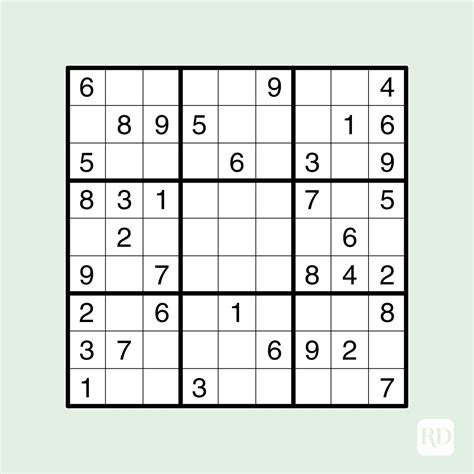
#> input picture test-data/puzzle2.jpg, 474 x 474 px
$ python main.py
#> lines starting #> are read from the running program, lines starting #| are printed output that depends on the picture; after the words box and inside, x2 and y2 are one past the last pixel; in counts of white or black regions, pixels touching at a corner belong together
import util
import cv2
import numpy as np
import matplotlib.pyplot as plt
import pytesseract
from PIL import Image, ImageEnhance
import time


def get_preprocessed_img_from(image: cv2.imread):
    """This function preprocesses an image to extract the sudoku puzzle."""

    # Convert the image to grayscale
    gray = cv2.cvtColor(image, cv2.COLOR_BGR2GRAY)

    # Apply Gaussian blur to reduce noise
    blur = cv2.GaussianBlur(gray, (3, 3), 6)

    # Apply adaptive thresholding to binarize the image
    thresh = cv2.adaptiveThreshold(blur, 255, 1, 1, 11, 2)

    cv2.imwrite('./CompVision/gray.jpg', gray)
    cv2.imwrite('./CompVision/blur.jpg', blur)
    cv2.imwrite('./CompVision/thresh.jpg', thresh)

    return thresh


def main_outline(contour):
    biggest = np.array([])
    max_area = 0
    for i in contour:
        area = cv2.contourArea(i)
        if area > 50:
            peri = cv2.arcLength(i, True)
            approx = cv2.approxPolyDP(i, 0.02 * peri, True)

            if area > max_area and len(approx) == 4:
                biggest = approx
                max_area = area

    return biggest, max_area


def get_cell_array_from_img(img):
    rows = np.vsplit(img, 9)
    boxes = []
    for r in rows:
        cols = np.hsplit(r, 9)

        for box in cols:
            boxes.append(box)
    return boxes


def reframe(points):
    points = points.reshape((4, 2))
    points_new = np.zeros((4, 1, 2), dtype=np.int32)
    add = points.sum(1)
    points_new[0] = points[np.argmin(add)]
    points_new[3] = points[np.argmax(add)]
    diff = np.diff(points, axis=1)
    points_new[1] = points[np.argmin(diff)]
    points_new[2] = points[np.argmax(diff)]
    return points_new


def get_contours_from(raw_image, image, debug=False):
    """This function extracts contours from the image."""
    contour_1 = image.copy()
    contour, hierarchy = cv2.findContours(
        image, cv2.RETR_EXTERNAL, cv2.CHAIN_APPROX_SIMPLE)
    cv2.drawContours(contour_1, contour, -1, (0, 255, 0), 3)

    if debug:
        plt.figure()
        plt.imshow(contour_1)
        # save the image
        cv2.imwrite('./CompVision/contour.jpg', contour_1)
        plt.show()

    return contour, hierarchy


def get_sudoku_cropped_image_from(raw_image, contour):
    raw_image_copy = raw_image.copy()

    biggest, maxArea = main_outline(contour)

    if biggest.size != 0:
        biggest = reframe(biggest)
        cv2.drawContours(raw_image_copy, biggest, -1, (0, 255, 0), 10)
        pts1 = np.float32(biggest)
        pts2 = np.float32([[0, 0], [450, 0], [0, 450], [450, 450]])
        matrix = cv2.getPerspectiveTransform(pts1, pts2)
        imagewrap = cv2.warpPerspective(raw_image, matrix, (450, 450))
        imagewrap = cv2.cvtColor(imagewrap, cv2.COLOR_BGR2GRAY)
        return imagewrap


def get_cropped_cells_from_array(cells):
    Cells_croped = []
    for image in cells:
        img = np.array(image)
        img = img[4:46, 6:46]
        img = Image.fromarray(img)
        enhancer = ImageEnhance.Contrast(img)
        # Increase the contrast by a factor of 2
        enhanced_img = enhancer.enhance(2.0)

        # Convert the image to grayscale
        bw_img = enhanced_img.convert('L')

        # Invert the image
        # bw_img = Image.fromarray(np.invert(np.array(bw_img)))

        Cells_croped.append(bw_img)

    return Cells_croped


def sudoku_img_2_array(raw_image):
    """This function extracts the sudoku puzzle from the image and converts it\
    to a 2D array."""
    start_time = time.time()

    raw_image = cv2.resize(raw_image, (450, 450))
    processed_image = get_preprocessed_img_from(raw_image)

    contour, hiarachy = get_contours_from(
        raw_image, processed_image, debug=False)

    su_cropped = get_sudoku_cropped_image_from(raw_image, contour)
    cv2.imwrite('./CompVision/su_cropped.jpg', su_cropped)

    sudoku_cells = get_cell_array_from_img(su_cropped)
    sudoku_cells_cropped = get_cropped_cells_from_array(sudoku_cells)

    # Show specific cell
    img = sudoku_cells_cropped[1]
    # save the image
    cv2.imwrite('./CompVision/cell.jpg', np.array(img))

    # Extract the numbers from the cells
    su_arr = []
    for row in range(0, 9):
        row_arr = []
        for col in range(0, 9):
            # PSM 10: Find single character. Can miss some characters Eg 9.

            # PSM 6: Assume a single uniform block of text. Can miss interpret
            # but picks up more values

            # Oem 3: Default OCR Engine Mode.

            row_arr.append(pytesseract.image_to_string(
                sudoku_cells_cropped[row * 9 + col],
                lang='eng',
                config='--psm 10 --oem 3 -c \
                tessedit_char_whitelist=0123456789')
            )

        su_arr.append(row_arr)

    print(f"Time taken to detect sudoku: {time.time() - start_time}")

    # Plot all cells in a grid for debugging
    fig, axs = plt.subplots(9, 9)
    for i in range(9):
        for j in range(9):
            axs[i, j].imshow(sudoku_cells_cropped[i * 9 + j], cmap='gray')
            axs[i, j].axis('off')
    plt.show()

    # Clean the array
    # Convert empty strings to 0
    # Strip 1 from multiple characters (usually a border detected as 1)
    for i in range(0, 9):
        for j in range(0, 9):
            su_arr[i][j] = su_arr[i][j].replace('\n', '')
            if su_arr[i][j] == '':
                su_arr[i][j] = 0
            else:
                if len(su_arr[i][j]) > 1:
                    print(f"Detected multiple characters: {su_arr[i][j]}")
                    su_arr[i][j] = int(su_arr[i][j].replace('1', ''))
                else:
                    su_arr[i][j] = int(su_arr[i][j])

    return su_arr


def main():
    print("Reading the Sudoku puzzle image...")
    image = cv2.imread('./test-data/puzzle2.jpg')
#> image is the input picture: shape (474, 474, 3); mean B, G, R 221.1, 227.1, 220.6
    array = sudoku_img_2_array(image)
#> in get_preprocessed_img_from, `blur = cv2.GaussianBlur(gray, (3, 3), 6)`:
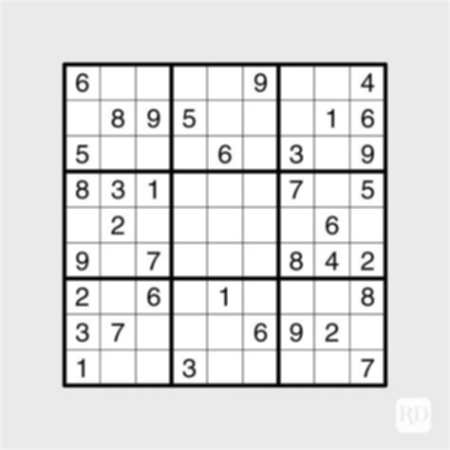
#> blur: shape (450, 450); min 1, max 255, mean 224.4
#> in get_preprocessed_img_from, `thresh = cv2.adaptiveThreshold(blur, 255, 1, 1, 11, 2)`:
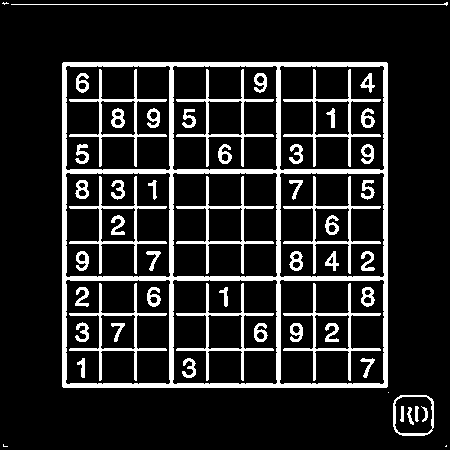
#> thresh: shape (450, 450); 13.9% white; 56 white regions (4 under 20 px)
#> in get_contours_from, `contour, hierarchy = cv2.findContours( image, cv2.RETR_EXTERNAL, cv2.C..`: contour = 7 contours, 5 with area under 20; largest, box (x1, y1, x2, y2) and area: (62, 62, 388, 388) 105623, (393, 395, 434, 436) 1508
#> in get_contours_from, `cv2.drawContours(contour_1, contour, -1, (0, 255, 0), 3)`:
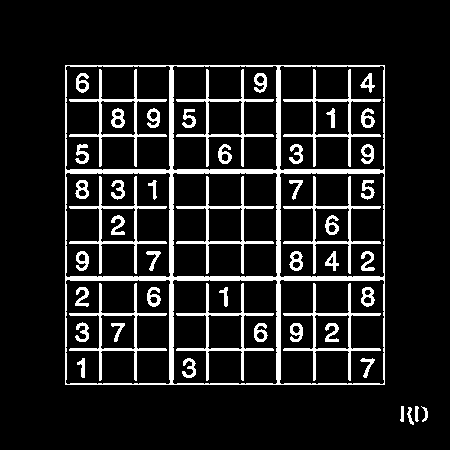
#> contour_1: shape (450, 450); 11.6% white; 50 white regions
#> in sudoku_img_2_array, `contour, hiarachy = get_contours_from( raw_image, processed_image, deb..`: hiarachy = [[1, -1, -1, -1], [2, 0, -1, -1], [3, 1, -1, -1], [4, 2, -1, -1], [5, 3, -1, -1], [6, 4, -1, -1], [-1, 5, -1, -1]]
#> the loop in main_outline, `for i in contour:` made 7 passes
#> (area, peri, biggest, max_area) on pass 5: (105623, 1297.7, [[63, 62], [62, 386], [386, 387], [387, 63]], 105623)
#> (area, peri) on pass 3: (1508.5, 147.4)
#> after the loop in main_outline, `for i in contour:`: max_area = 105623
#> in get_sudoku_cropped_image_from, `biggest, maxArea = main_outline(contour)`: biggest = [[63, 62], [62, 386], [386, 387], [387, 63]]; maxArea = 105623
#> in reframe, `points = points.reshape((4, 2))`: points = [[63, 62], [62, 386], [386, 387], [387, 63]]
#> in reframe, `add = points.sum(1)`: add = [125, 448, 773, 450]
#> in reframe, `diff = np.diff(points, axis=1)`: diff = [-1, 324, 1, -324]
#> in get_sudoku_cropped_image_from, `biggest = reframe(biggest)`: biggest = [[63, 62], [387, 63], [62, 386], [386, 387]]
#> in get_sudoku_cropped_image_from, `cv2.drawContours(raw_image_copy, biggest, -1, (0, 255, 0), 10)`:
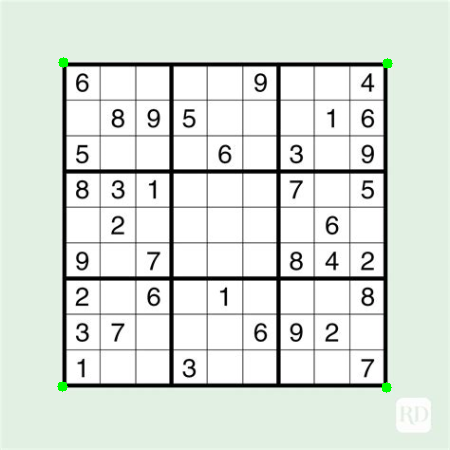
#> raw_image_copy: shape (450, 450, 3); mean of channels 0, 1, 2 220.8, 227.3, 220.4; drawn as B, G, R
#> in get_sudoku_cropped_image_from, `matrix = cv2.getPerspectiveTransform(pts1, pts2)`: matrix = [[1.39, 0.00429, -87.76], [-0.00429, 1.39, -85.84], [-7.52e-22, 2.44e-19, 1]]
#> in get_sudoku_cropped_image_from, `imagewrap = cv2.warpPerspective(raw_image, matrix, (450, 450))`:
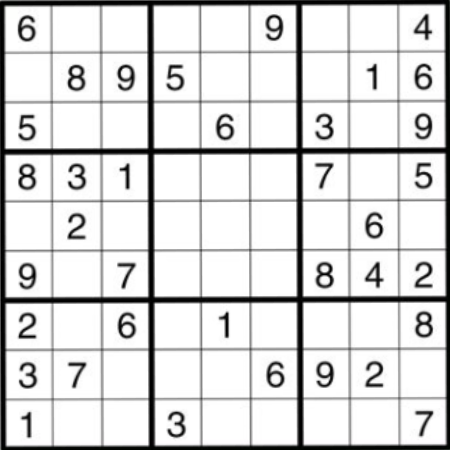
#> imagewrap: shape (450, 450, 3); mean of channels 0, 1, 2 216.8, 216.7, 216.8; drawn as B, G, R
#> in get_cell_array_from_img, `rows = np.vsplit(img, 9)`: rows = 9 items
#> the loop in get_cell_array_from_img, `for r in rows:` made 9 passes
#> after the loop in get_cell_array_from_img, `for r in rows:`: boxes = 81 items
#> the loop in get_cropped_cells_from_array, `for image in cells:` made 81 passes
#> after the loop in get_cropped_cells_from_array, `for image in cells:`:
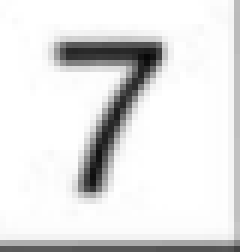
#> img: PIL image 40x42 L (shown 6 times larger); min 7, max 255, mean 226.7
#> in sudoku_img_2_array, `img = sudoku_cells_cropped[1]`:
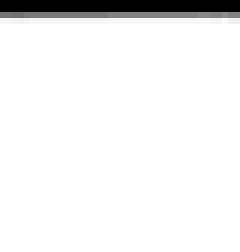
#> img: PIL image 40x42 L (shown 6 times larger); min 0, max 255, mean 239.6
#> after the loop in sudoku_img_2_array, `for row in range(0, 9):`: su_arr = []
    array = np.matrix(array)

    sod = util.Sudoku(array)

    print("Solving the Sudoku puzzle...")
    start_time = time.time()
    sod.solve()
    print(f"Time taken to solve sudoku: {time.time() - start_time}")

    print("Solved Sudoku:")
    sod.show()


if __name__ == "__main__":
    main()
#> (the call stopped at in sudoku_img_2_array, `row_arr.append(pytesseract.image_to_string( sudoku_cells_cropped[row *..`: pytesseract is not available in this run)
